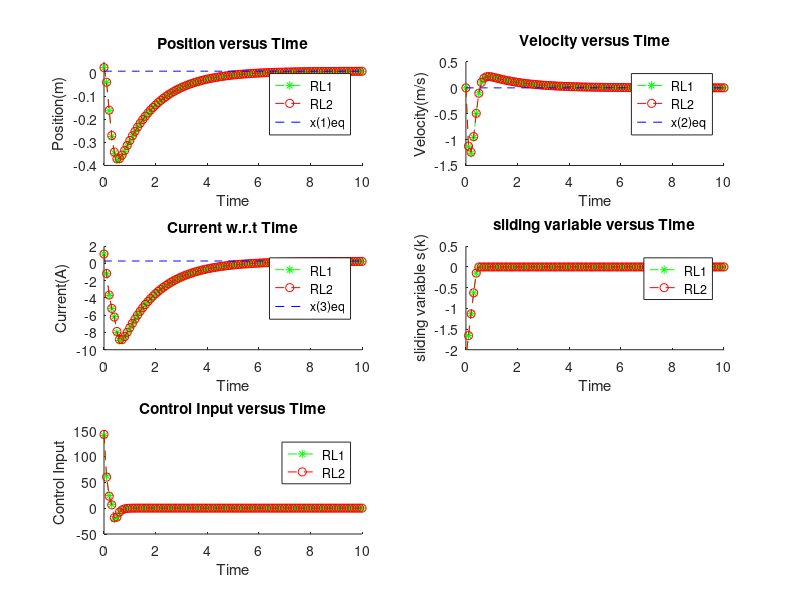

Source code (MATLAB):
clc 
clear all
close all

% this script disscusses states over time for maglev system based on this
% reaching law  s(k +1) = s(k)−sign[s(k)]min(|s(k)|,ω)

t=0:0.1:10; %with step=0.1 and T=10
n=length(t);
z1=zeros(3,n); % transformed variable 
x1=zeros(3,n); % original variable: position, velocity and current
eq=ones(3,n); % matrix for equilibrium conditions
u1=zeros(1,n); % control input
y=zeros(1,n); % measurement quation

z=zeros(3,n); % transformed variable 
x=zeros(3,n); % original variable: position, velocity and current
u=zeros(1,n); % control input

z(1,1)=0.0155;
z(2,1)=0;
z(3,1)=-18.408;


phi=[1 0.1 0.005; 0 1 0.1; 0 0 1;];
big_gamma=[0.0002;0.005;0.1];

omega=0.5;
gamma=0.5;
m=0.01187;
Q=0.00018;
beta=0.1;
c=([0.66;1;0.12]);

z1(1,1)=0.0155;
z1(2,1)=0;
z1(3,1)=-18.408;



for k=1:n
    %position
    x1(1,k)=z1(1,k) + 0.01;
    %x(2) is velocity
    x1(2,k)=z1(2,k);
    %x(3) is current
    x1(3,k)=(x1(1,k).*((9.81-z1(3,k)).*(m./Q)).^0.5);
    s1(k)=transpose(c)*z(:,k);
    u1(1,k)=-inv((transpose(c)*big_gamma))*(transpose(c)*phi*z1(:,k)-s1(k)+sign(s1(k))*min(abs(s1(k)),omega));
    z1(:,k+1)=phi*z1(:,k)+big_gamma*u1(:,k);

    %position
    x(1,k)=z(1,k) + 0.01;
    %x(2) is velocity
    x(2,k)=z(2,k);
    %x(3) is current
    x(3,k)=(x(1,k).*((9.81-z(3,k)).*(m./Q)).^0.5);
    s(k)=transpose(c)*z(:,k);
    u(1,k)=-inv((transpose(c)*big_gamma))*(transpose(c)*phi*z(:,k)-s(k)+gamma.*sign(s(k))*min(abs(s(k))./gamma,abs(s(k)).^beta));
    z(:,k+1)=phi*z(:,k)+big_gamma*u(:,k);
end

 % position versus time
 figure;
 x1d=0.01*ones(1,n);
 subplot(3,2,1);
 hold on
 plot(t,x1(1,:),"*--g")
 plot(t,x(1,:),"o--r")
 plot(t,x1d,"--b")
 ylabel('Position(m)')
 xlabel('Time')
 title("Position versus Time")
 axis([0 10 -0.4 0.05]);
 legend('RL1',"RL2",'x(1)eq',"Location","best")
 hold off

 % velocity versus time
 subplot(3,2,2);
 x2d=0*ones(1,n);
 hold on
 plot(t,x1(2,:),"*--g")
 plot(t,x(2,:),"o--r")
 plot(t,x2d,"--b")
 ylabel('Velocity(m/s)')
 xlabel('Time')
 title("Velocity versus Time")
legend('RL1',"RL2",'x(2)eq',"Location","best")
 hold off

 subplot(3,2,3);
 x3d=0.2884*ones(1,n);
 hold on
  plot(t,x1(3,:),"*--g")
 plot(t,x(3,:),"o--r")
 plot(t,x3d,"--b")
 ylabel('Current(A)')
 xlabel('Time')
 title("Current w.r.t Time")
legend('RL1',"RL2",'x(3)eq',"Location","best")
 hold off

 subplot(3,2,4);
 x2d=0*ones(1,n);
 hold on
 plot(t,s1(1,:),"*--g")
 plot(t,s(1,:),"o--r")
 ylabel('sliding variable s(k)')
 xlabel('Time')
 title("sliding variable versus Time")
 ylim([-2 0.5])
legend('RL1',"RL2","Location","best")
 hold off

 subplot(3,2,5);
 hold on
  plot(t,u1(1,:),"*--g")
 plot(t,u(1,:),"o--r")
 ylabel('Control Input')
 xlabel('Time')
 title("Control Input versus Time")
legend('RL1',"RL2","Location","best")
 hold off

